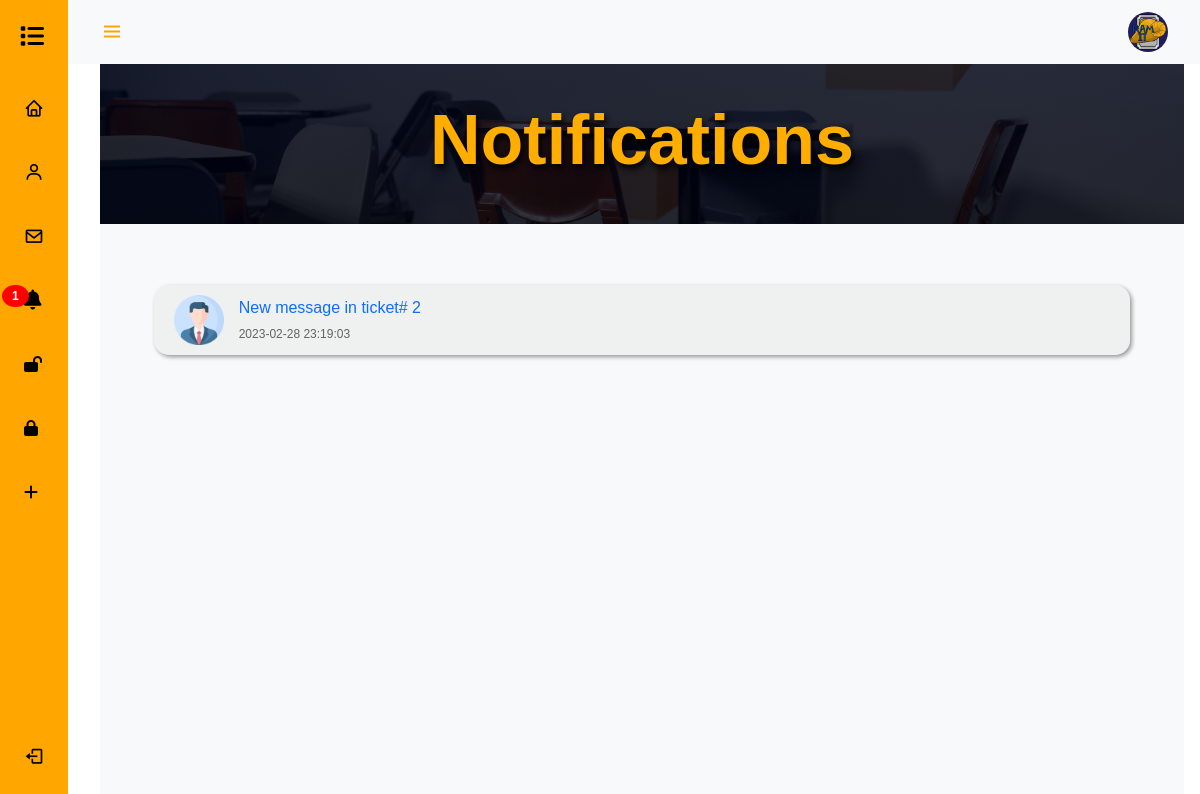
/notification.php (signed in), run on an earlier commit of the app's database.
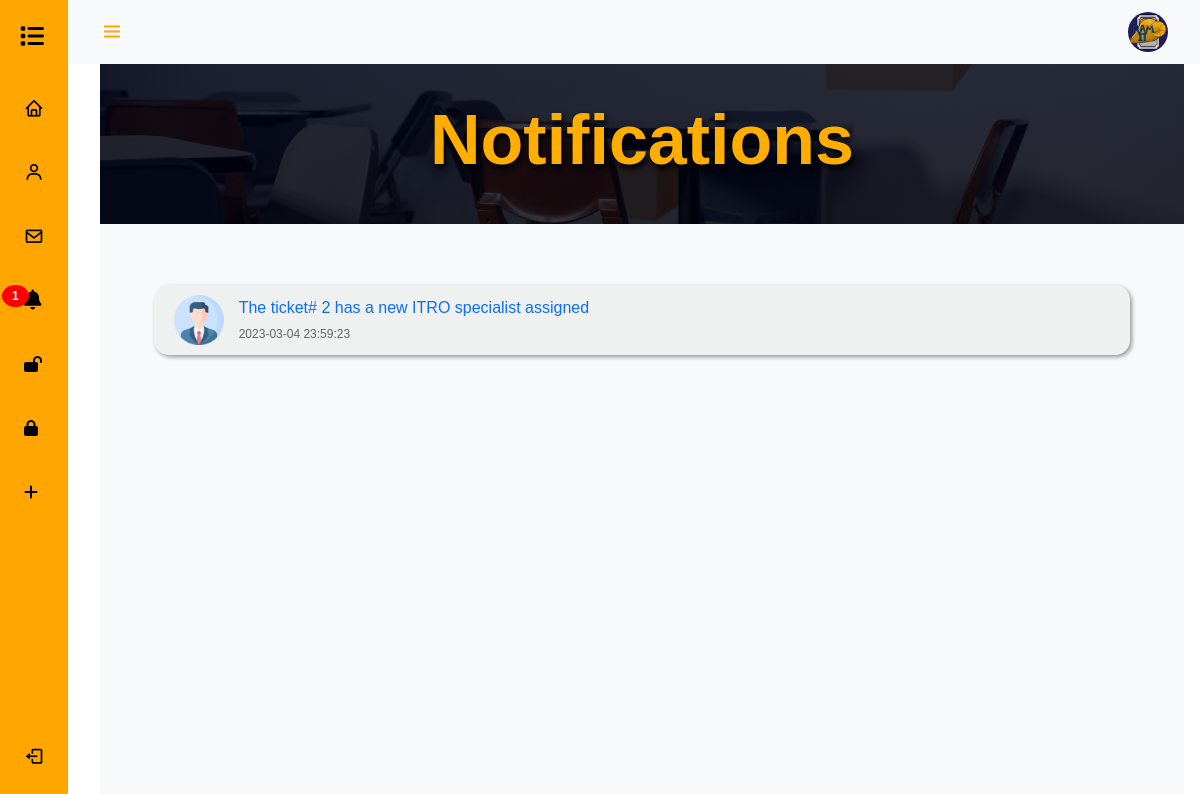
And on a later commit of the database.
### tables this page shows
CREATE TABLE IF NOT EXISTS `ticket` (
  `tid` int NOT NULL AUTO_INCREMENT,
  `iid` int NOT NULL,
  `iname` varchar(100) NOT NULL,
  `ipstion` varchar(10) NOT NULL,
  `email` varchar(50) NOT NULL,
  `img` varchar(50) NOT NULL,
  `inquiry` text NOT NULL,
  `itype` varchar(50) NOT NULL,
  `fdes` text NOT NULL,
  `stat` varchar(11) NOT NULL,
  `priority` int NOT NULL,
  `severity` int NOT NULL,
  `filename` varchar(225) NOT NULL,
  `assignid` int NOT NULL,
  `aemail` varchar(255) NOT NULL,
  `aname` varchar(100) NOT NULL,
  `apstion` varchar(10) NOT NULL,
  `dt` datetime NOT NULL,
  `dta` datetime NOT NULL,
  `notifstus` int NOT NULL,
  `notifstum` text NOT NULL,
  `notifits` int NOT NULL,
  `notifitm` text NOT NULL,
  `notifdts` datetime NOT NULL,
  `notifdti` datetime NOT NULL,
  PRIMARY KEY (`tid`)
);

### notification.php (the view, shortened to what this page needs)
<?php
require 'code/components/connect.php';
                        if ($_SESSION['pstion'] == "student"){
                            $sql = "SELECT * from ticket where stat = 'open' AND notifstus = 0 AND iid = " .$_SESSION['id']. " ORDER BY notifdti desc";
                            }
                            elseif ($_SESSION['pstion'] == "it")
                            {
                            $sql = "SELECT * from ticket where  stat = 'open' AND notifits = 0 AND assignid = " .$_SESSION['id']. " ORDER BY notifdts desc";
                            }
                            else{
                            $sql = "SELECT * from ticket where stat='pending' OR stat = 'open' AND iid = " .$_SESSION['id']. " AND notifstus = 0  ORDER BY notifdti desc";
                            }
                            $result = mysqli_query($con, $sql);
?>
<!DOCTYPE php>
        <html>
            <head>
                <link href='https://cdn.jsdelivr.net/npm/bootstrap@5.0.0-beta1/dist/css/bootstrap.min.css' rel='stylesheet'>
                <link href='https://cdn.jsdelivr.net/npm/boxicons@latest/css/boxicons.min.css' rel='stylesheet'>
                <link rel="stylesheet" href="https://cdnjs.cloudflare.com/ajax/libs/twitter-bootstrap/5.0.2/css/bootstrap.min.css">
                <link rel="stylesheet" href="https://cdnjs.cloudflare.com/ajax/libs/font-awesome/5.15.4/css/all.min.css">
                <link href="res/res-notification/notification.css" rel="stylesheet" type="text/css">
            </head>
    <body className='snippet-body'>
    <body id="body-pd">
        <header class="header" id="header">
            <div class="header_toggle"> <i class='bx bx-menu' id="header-toggle"></i> </div>
            <div class="header_img"> <img src="res/img/logo.png" alt=""> </div>
        </header>
            <?php require 'code/components/nav.php'; ?>
            <div class="height-100 bg-light">
                <div>
                    <section id="headerwel">
                       <div class="containerwel">
                           <div class="middlewel">
                               <h1 class="text-white display-3 fw-bold">
                                   <span class="theme-text">Notifications</span></h1>
                           </div>
                       </div>
                       </section>
                   </div>
                   <br>
                <div style="height:5%;"></div>
                <div class="item_background">
                <?php
                            while($row = mysqli_fetch_array($result)){
                                $i++;
                                if ($i > 0 ){
                                if ($_SESSION['pstion'] == "supervisor") {
                        ?>
                                        <div class="notify_item">
                                        <a href="tdetails.php? id=<?=$row['tid']?>">
                                            <div class="notify_img">
                                                <img src="res/accountimg/<?=$row['iid']?>.png" alt="profile_pic" style="width: 50px">
                                            </div>
                                            <div class="notify_info">
                                                <p><?=$row['notifstum']?></p>
                                                <span class="notify_time"><?=$row['dt']?></span>
                                                </a>
                                            </div>
                                        </div>
                       <?php } } else { echo ' <center> <h1>There is no notifications at this time. </h1> </center>';} } ?>
                     </div>
    </body>
            </html>

What changed in the data, as far as the page shows it:
changed ticket: notifstum "New message in ticket# 2" → "The ticket# 2 has a new ITRO specialist assigned"; dt "2023-02-28 23:19:03" → "2023-03-04 23:59:23"
